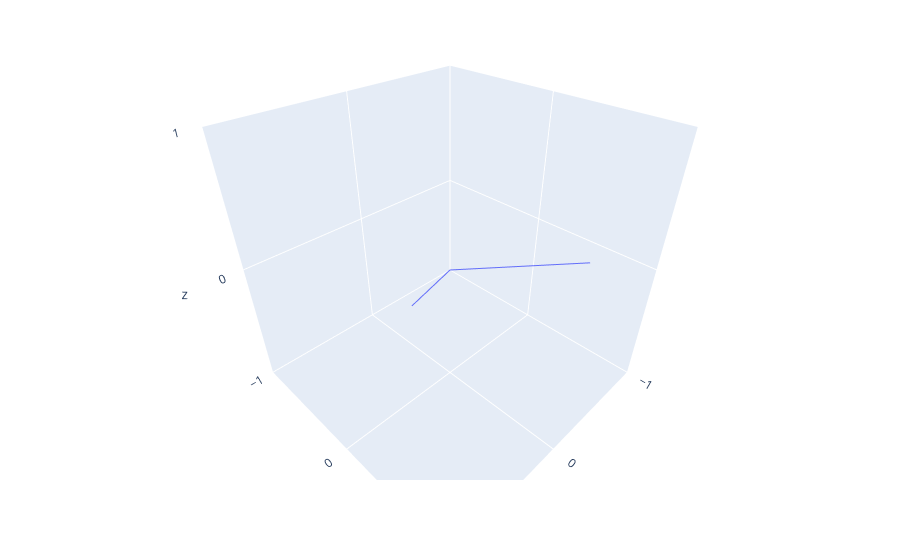

Here is the notebook cell this chart was saved with:
### Markdown cell above
#### Visualisation

### Code cell
x = [0, unit(v_es)[0], 0, unit(v_ss)[0]]
y = [0, unit(v_es)[1], 0, unit(v_ss)[1]]
z = [0, unit(v_es)[2], 0, unit(v_ss)[2]]

fig = px.line_3d(
    x = x,
    y = y,
    z = z
)

fig.update_layout(
    scene = {
        "xaxis": {"nticks": 4, "range": [-1, 1]},
        "yaxis": {"nticks": 4, "range": [-1, 1]},        
        "zaxis": {"nticks": 4, "range": [-1, 1]},
        "camera_eye": {"x": 1, "y": 1, "z": 1},
        "aspectratio": {"x": 1, "y": 1, "z": 1}
    }
)

fig.show()

### Figure 1 — Plotly figure (JSON) as saved in the notebook; plotly's stock layout.template omitted (floating-point values rounded to 4 significant figures)
{"data": [{"hovertemplate": "x=%{x}<br>y=%{y}<br>z=%{z}<extra></extra>", "legendgroup": "", "line": {"color": "#636efa", "dash": "solid"}, "marker": {"symbol": "circle"}, "mode": "lines", "name": "", "scene": "scene", "showlegend": false, "type": "scatter3d", "x": [0, -0.1586, 0, -0.2178], "y": [0, -0.6213, 0, 0.8955], "z": [0, -0.7674, 0, 0.3882]}], "layout": {"legend": {"tracegroupgap": 0}, "margin": {"t": 60}, "scene": {"aspectratio": {"x": 1, "y": 1, "z": 1}, "camera": {"eye": {"x": 1, "y": 1, "z": 1}}, "domain": {"x": [0, 1], "y": [0, 1]}, "xaxis": {"nticks": 4, "range": [-1, 1], "title": {"text": "x"}}, "yaxis": {"nticks": 4, "range": [-1, 1], "title": {"text": "y"}}, "zaxis": {"nticks": 4, "range": [-1, 1], "title": {"text": "z"}}}}}
